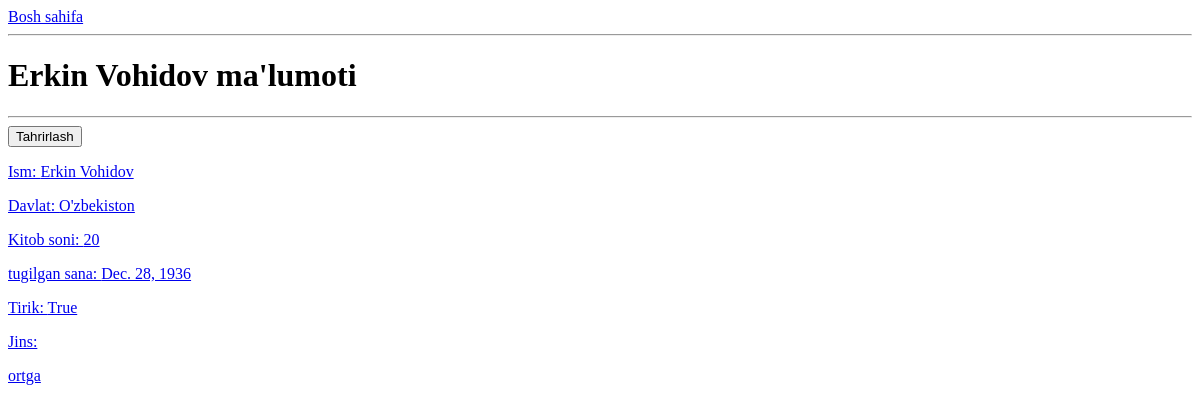
The page /mualliflar/7/ on the database as committed earlier.
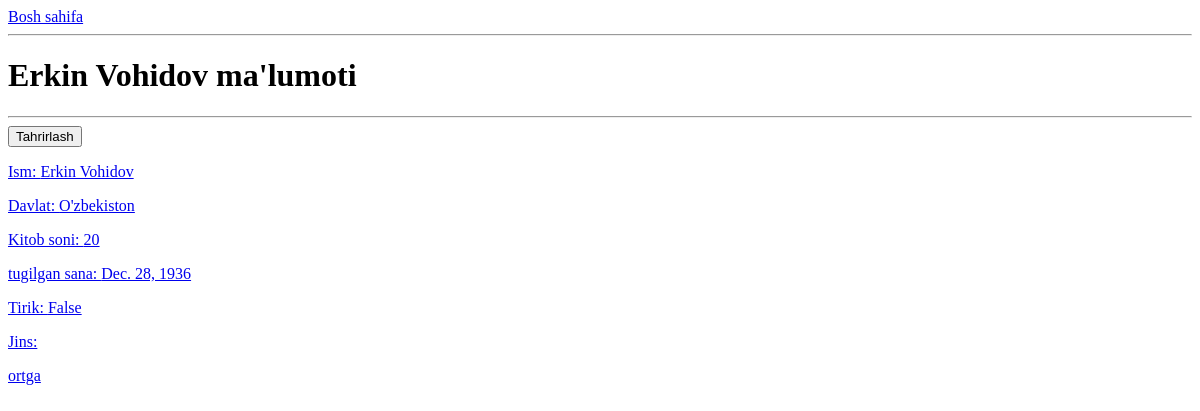
The same page on the database as committed later.
### main/models.py (models this page shows, shortened)
class Muallif(models.Model):
    JINS_CHOICES = (
        ('Erkak', "Erkak"),
        ('Ayol', 'Ayol')
    )
    ism = models.CharField(max_length=100)
    davlat = models.CharField(max_length=100)
    kitob_soni = models.PositiveSmallIntegerField(null=True, blank=True)
    t_sana = models.DateField()
    tirik = models.BooleanField(default=False)
    jins = models.CharField(max_length=10, choices=JINS_CHOICES)
    class Meta:
        verbose_name_plural = 'Mualliflar'

### main/views.py (the view)
# urls.py: path('mualliflar/<int:muallif_id>/',muallif_details_view, name="muallif_malumotlari"),
def muallif_details_view(request, muallif_id):
    muallif = Muallif.objects.get(id=muallif_id)
    context = {
        "muallif":muallif,
    }
    return render(request, 'muallif.html', context)

### templates/muallif.html (shortened to what this page needs)
<!DOCTYPE html>
<html lang="en">
<head>
</head>
<body>
<a href="/">Bosh sahifa</a>
    <hr>
<h1>{{ muallif.ism }} ma'lumoti</h1>
    <hr>
    <a href="/mualliflar/{{ muallif.id }}/tahrirlash/">
                <button>Tahrirlash</button>
    <p>Ism: {{ muallif.ism }}</p>
    <p>Davlat: {{ muallif.davlat }}</p>
    <p>Kitob soni: {{ muallif.kitob_soni }}</p>
    <p>tugilgan sana: {{ muallif.t_sana }}</p>
    <p>Tirik: {{ muallif.tirik }}</p>
    <p>Jins: {{ muallif.jins }}</p>
    <a href="/mualliflar/">ortga</a>
</body>
</html>

Rows that differ between the two databases and show on the page:
changed Muallif "Erkin Vohidov": tirik "True" → "False"
